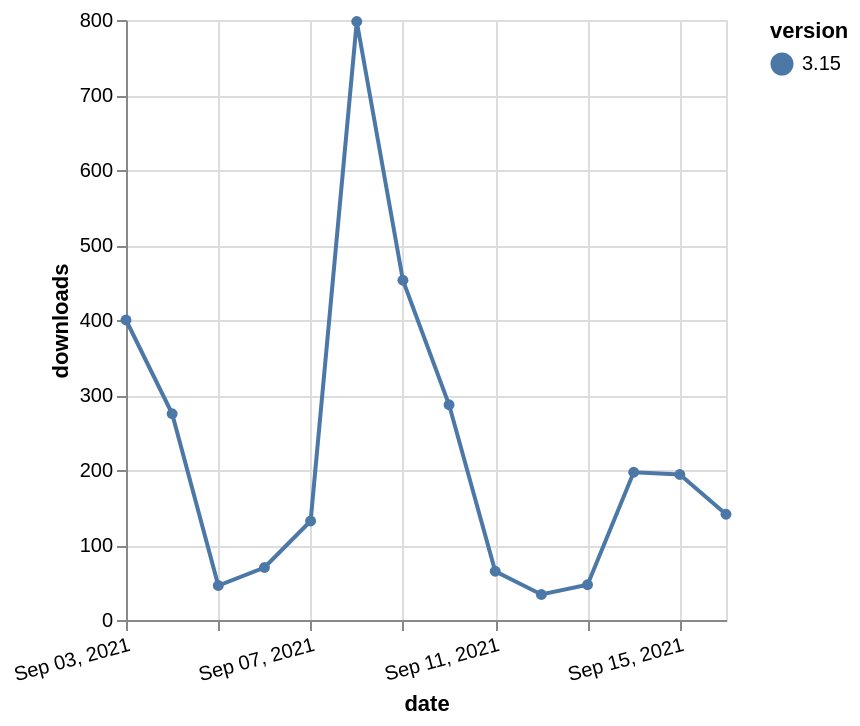

The specification (Vega-Lite) saved for this image:
### Vega-Lite specification from a JSON file in a GitHub repository (floating-point values rounded to 4 significant figures)
{"$schema": "https://vega.github.io/schema/vega-lite/v5.json", "description": "A simple bar chart with embedded data.", "data": {"values": [{"date": "2021-09-03", "total": 168511, "delta": 400, "version": "3.15"}, {"date": "2021-09-04", "total": 168786, "delta": 275, "version": "3.15"}, {"date": "2021-09-05", "total": 168832, "delta": 46, "version": "3.15"}, {"date": "2021-09-06", "total": 168902, "delta": 70, "version": "3.15"}, {"date": "2021-09-07", "total": 169034, "delta": 132, "version": "3.15"}, {"date": "2021-09-08", "total": 169832, "delta": 798, "version": "3.15"}, {"date": "2021-09-09", "total": 170285, "delta": 453, "version": "3.15"}, {"date": "2021-09-10", "total": 170572, "delta": 287, "version": "3.15"}, {"date": "2021-09-11", "total": 170637, "delta": 65, "version": "3.15"}, {"date": "2021-09-12", "total": 170671, "delta": 34, "version": "3.15"}, {"date": "2021-09-13", "total": 170718, "delta": 47, "version": "3.15"}, {"date": "2021-09-14", "total": 170915, "delta": 197, "version": "3.15"}, {"date": "2021-09-15", "total": 171109, "delta": 194, "version": "3.15"}, {"date": "2021-09-16", "total": 171250, "delta": 141, "version": "3.15"}]}, "width": "container", "mark": {"type": "line", "point": {"filled": true}}, "encoding": {"x": {"field": "date", "type": "temporal", "timeUnit": "yearmonthdate", "title": "date", "axis": {"labelAngle": -15}}, "y": {"field": "delta", "type": "quantitative", "title": "downloads"}, "color": {"field": "version", "type": "nominal"}, "tooltip": {"field": "delta"}}}
